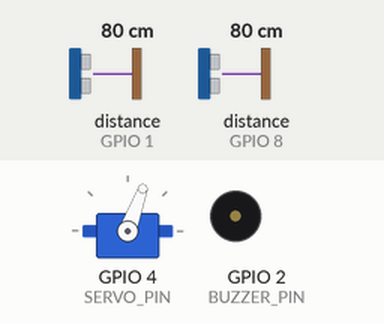
Simulated run of this sketch. Board: ESP32-C3. On the bench: servo, buzzer (waves = sounding, pin HIGH). Wiring (inferred from the names in the program): 2 × ultrasonic range finder: trigger GPIO 0, echo GPIO 1 / trigger GPIO 9, echo GPIO 8. Inputs (shaded band) come from the test bench; at power-on: distance to the obstacle (sensors on GPIO 8, GPIO 1) 80 cm. The echo pulse lasts 58.3 µs per cm; WiFi joins after 1.5 s; servers stay silent unless stated; uploads are accepted with an empty reply; random numbers use the default seed unless the sketch sets one; pins used as bus, display or sensor lines are not drawn; what the sketch prints to the serial monitor is not drawn.

Above: at 5.2 s.
5.3 s: distance to the obstacle (sensor on GPIO 8) set to 19 cm
6.9 s: distance to the obstacle (sensor on GPIO 8) set to 15 cm
At 7.06 s:
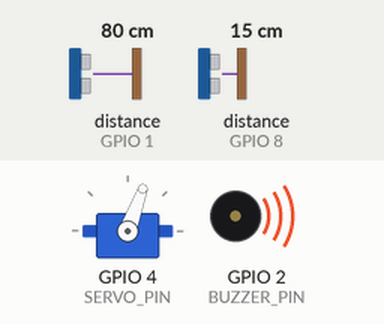
At 7.5 s:
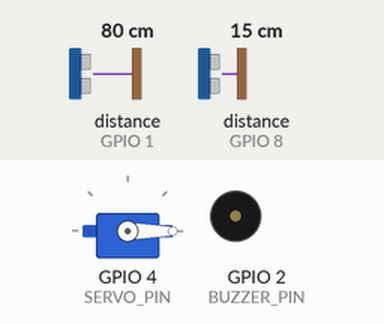
Timing chart, 0 to 13.2 s (numbered marks = the images above; inputs shaded):
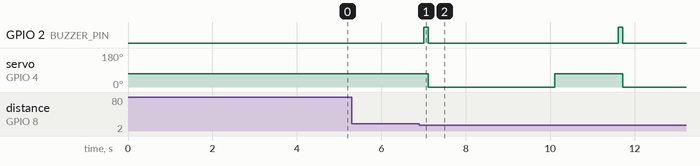

The sketch:

code_program.ino
```cpp
#include <ESP32Servo.h>
#include <WiFi.h>
#include <HTTPClient.h>

// ===== PIN untuk ESP32-C3 Expansion Board =====
#define TRIG_HAND   9    // Ultrasonic 1 - Deteksi tangan
#define ECHO_HAND   8
#define TRIG_VOLUME 0    // Ultrasonic 2 - Volume sampah (hasil scan)
#define ECHO_VOLUME 1
#define SERVO_PIN   4
#define BUZZER_PIN  2

// ===== PARAMETER =====
#define OPEN_DISTANCE 15
#define OPEN_ANGLE    -2
#define CLOSE_ANGLE   70
#define EMPTY_DISTANCE 50   // cm saat tong kosong
#define FULL_DISTANCE  5    // cm saat tong penuh

// ===== WiFi STA (Menerima WiFi) =====
const char* ssid = "HOTSPOT-ITENAS";
const char* password = "";

// ===== API Configuration =====
const char* serverIP = ""; //IP LEPTOP
const int serverPort = 8000;
const char* apiEndpoint = "/api/esp32/sensor";
const unsigned long sendInterval = 5000;   // Kirim setiap 5 detik

Servo myServo;

// Data monitoring
long lastDistance = 999;       // tangan
long lastVolDistance = 999;    // volume
int lastVolume = 0;            // % penuh
int lastGas = 0;               // placeholder gas (masih dummy)
bool servoOpen = false;
unsigned long lastSendTime = 0;
bool volumeLocked = false;     // kunci jika volume >=80%
unsigned long lastBuzzTime = 0;

long readUltrasonic() {
  digitalWrite(TRIG_HAND, LOW);
  delayMicroseconds(2);
  digitalWrite(TRIG_HAND, HIGH);
  delayMicroseconds(10);
  digitalWrite(TRIG_HAND, LOW);

  long duration = pulseIn(ECHO_HAND, HIGH, 30000);
  if (duration == 0) return 999;
  return duration * 0.034 / 2;
}

void openServo() {
  Serial.println("Servo buka");
  digitalWrite(BUZZER_PIN, HIGH);
  delay(100);
  digitalWrite(BUZZER_PIN, LOW);
  myServo.write(OPEN_ANGLE);
  servoOpen = true;
}

void closeServo() {
  Serial.println("Servo tutup");
  myServo.write(CLOSE_ANGLE);
  servoOpen = false;
}

long readVolumeUltrasonic() {
  digitalWrite(TRIG_VOLUME, LOW);
  delayMicroseconds(2);
  digitalWrite(TRIG_VOLUME, HIGH);
  delayMicroseconds(10);
  digitalWrite(TRIG_VOLUME, LOW);

  long duration = pulseIn(ECHO_VOLUME, HIGH, 30000);
  if (duration == 0) return 999;
  return duration * 0.034 / 2;
}

int calculateVolume(long distance) {
  if (distance == 0 || distance >= 999) return 0;
  int vol = map(constrain(distance, FULL_DISTANCE, EMPTY_DISTANCE),
                EMPTY_DISTANCE, FULL_DISTANCE, 0, 100);
  return constrain(vol, 0, 100);
}

void sendDataToAPI() {
  if (WiFi.status() != WL_CONNECTED) {
    Serial.println("⚠️ WiFi tidak terhubung");
    return;
  }

  HTTPClient http;
  String url = String("http://") + serverIP + ":" + serverPort + apiEndpoint;

  http.begin(url);
  http.addHeader("Content-Type", "application/json");

  // Buat JSON sesuai format API Anda
  String jsonData = "{";
  jsonData += "\"device_id\":6,";
  jsonData += "\"volume\":" + String(lastVolume) + ",";
  jsonData += "\"gas\":" + String(lastGas);
  jsonData += "}";

  Serial.println("📤 Mengirim: " + jsonData);

  int httpCode = http.POST(jsonData);

  if (httpCode > 0) {
    if (httpCode == HTTP_CODE_OK || httpCode == HTTP_CODE_CREATED) {
      String response = http.getString();
      Serial.println("✓ Data terkirim");
    } else {
      Serial.println("⚠️ HTTP Error: " + String(httpCode));
    }
  } else {
    Serial.println("⚠️ Gagal kirim: " + http.errorToString(httpCode));
  }

  http.end();
}

void setup() {
  Serial.begin(115200);
  delay(2000);

  Serial.println("\n\n=== ESP32-C3 TONG SAMPAH OTOMATIS ===");
  Serial.println("Inisialisasi...");

  // Setup ultrasonic pins
  pinMode(TRIG_HAND, OUTPUT);
  pinMode(ECHO_HAND, INPUT);
  digitalWrite(TRIG_HAND, LOW);
  Serial.println("✓ Ultrasonic OK");

  // Setup ultrasonic 2 (volume)
  pinMode(TRIG_VOLUME, OUTPUT);
  pinMode(ECHO_VOLUME, INPUT);
  digitalWrite(TRIG_VOLUME, LOW);
  Serial.println("✓ Ultrasonic 2 (Volume) OK");

  // Setup buzzer
  pinMode(BUZZER_PIN, OUTPUT);
  digitalWrite(BUZZER_PIN, LOW);
  Serial.println("✓ Buzzer OK");

  // Setup WiFi DULU sebelum Servo
  WiFi.mode(WIFI_STA);
  WiFi.disconnect(false);
  delay(500);
  WiFi.begin(ssid, password);
  Serial.println("Menghubungkan ke WiFi...");

  int attempts = 0;
  while (WiFi.status() != WL_CONNECTED && attempts < 20) {
    delay(500);
    Serial.print(".");
    attempts++;
  }

  if (WiFi.status() == WL_CONNECTED) {
    Serial.println("\n✓ WiFi Connected");
    Serial.print("SSID: "); Serial.println(WiFi.SSID());
    Serial.print("IP: "); Serial.println(WiFi.localIP());
  } else {
    Serial.println("\n⚠️ WiFi Failed");
  }

  // Setup servo SETELAH WiFi
  myServo.attach(SERVO_PIN);
  myServo.write(CLOSE_ANGLE);
  Serial.println("✓ Servo OK");

  Serial.println("\n=== SISTEM SIAP ===");
  Serial.println("✓ Data dikirim ke API setiap 5 detik");
  Serial.println("✓ Servo akan terkunci & buzzer ON jika volume >=80%");
}

void loop() {
  // Baca sensor tangan
  lastDistance = readUltrasonic();

  // Baca sensor volume
  lastVolDistance = readVolumeUltrasonic();
  lastVolume = calculateVolume(lastVolDistance);
  // Gas masih dummy: pakai nilai acak ringan dulu agar terlihat berubah
  lastGas = random(0, 50);

  // Lock & buzzer jika volume >=80%
  if (lastVolume >= 80) {
    volumeLocked = true;
    digitalWrite(BUZZER_PIN, HIGH); // buzzer menyala terus
    if (servoOpen) {
      closeServo(); // pastikan terkunci
    }
  } else {
    volumeLocked = false;
    digitalWrite(BUZZER_PIN, LOW);
  }

  // Bunyikan buzzer jika volume >=80% (cooldown 10 detik)
  if (lastVolume >= 80 && millis() - lastBuzzTime > 10000) {
    digitalWrite(BUZZER_PIN, HIGH);
    delay(150);
    digitalWrite(BUZZER_PIN, LOW);
    delay(150);
    digitalWrite(BUZZER_PIN, HIGH);
    delay(150);
    digitalWrite(BUZZER_PIN, LOW);
    lastBuzzTime = millis();
  }

  Serial.print("Jarak: ");
  Serial.print(lastDistance);
  Serial.print("cm | Volume: ");
  Serial.print(lastVolume);
  Serial.print("% (");
  Serial.print(lastVolDistance);
  Serial.print("cm) | Gas: ");
  Serial.print(lastGas);
  Serial.print(" | Servo: ");
  Serial.println(servoOpen ? "BUKA" : "TUTUP");

  // Auto buka jika tangan terdeteksi
  if (!volumeLocked && lastDistance > 0 && lastDistance <= OPEN_DISTANCE) {
    if (!servoOpen) {
      openServo();
      delay(3000);
      closeServo();
      delay(1000);
    }
  }

  // Kirim data ke API setiap 5 detik
  unsigned long currentTime = millis();
  if (currentTime - lastSendTime >= sendInterval) {
    sendDataToAPI();
    lastSendTime = currentTime;
  }

  delay(300);
}
```

Measured:
- the behaviour switches between 17 and 16 cm on distance to the obstacle (sensor on GPIO 8) (found by bisection; images 0 and 1)
- after the input at 5.3 s, every drawn part: stays the same
- after the input at 6.9 s, GPIO 2 (BUZZER_PIN): alternates HIGH for 0.10 s and LOW for 4.5 s, starting after 0.11 s; servo on GPIO 4 (SERVO_PIN): 70° → 0° after 0.21 s, → 70° 3.0 s later, → 0° 1.6 s later
